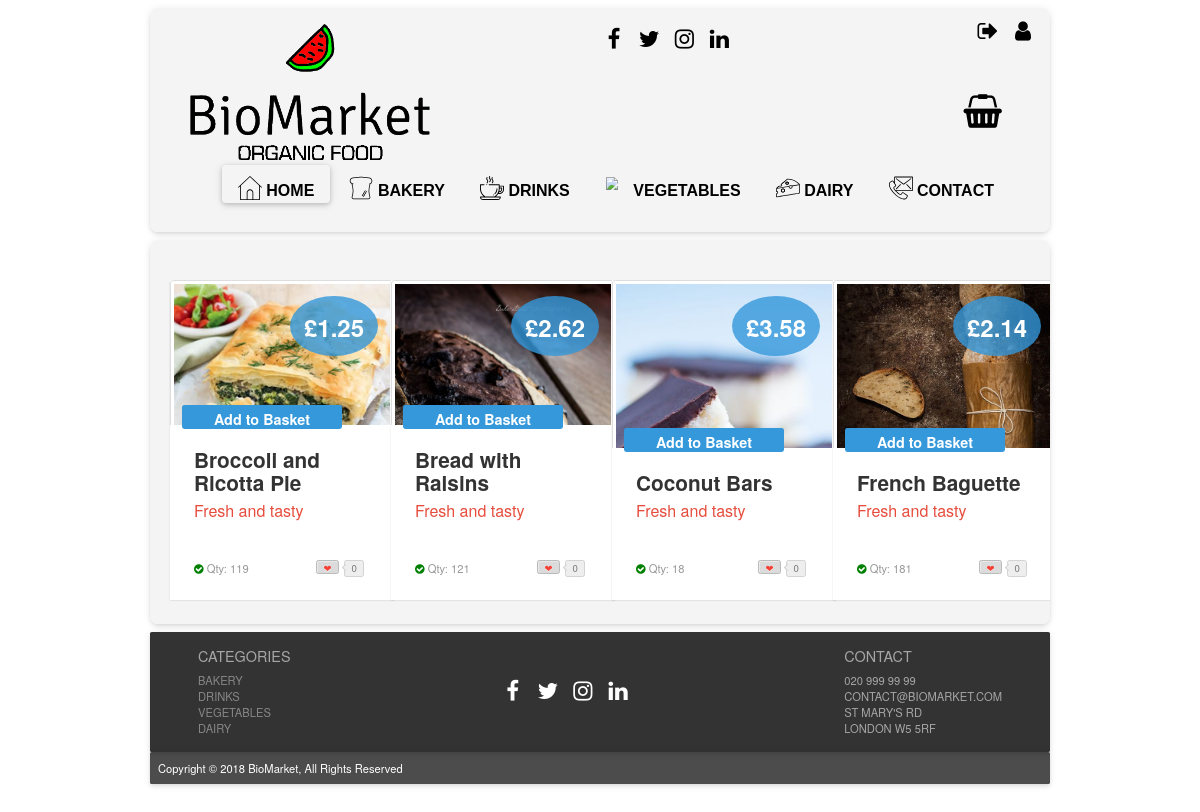
Screenshot of /?page=products_bakery (signed in) with the database file from the repository.
### tables this page shows
CREATE TABLE IF NOT EXISTS `products` (
  `prod_id` int(11) NOT NULL AUTO_INCREMENT,
  `prod_name` varchar(50) NOT NULL,
  `price` decimal(5,2) NOT NULL,
  `sup_id` int(11) NOT NULL,
  `prod_dsc` varchar(230) NOT NULL,
  `prod_img` text NOT NULL,
  `cat_id` int(11) NOT NULL,
  `sto_qty` int(8) NOT NULL,
  PRIMARY KEY (`prod_id`),
  KEY `sup_id` (`sup_id`),
  KEY `cat_id` (`cat_id`)
);

### index.php (called while the page is built, shortened)
<?php
include "php/config.php";
$page = "home";
if (isset($_GET["page"])) {
    $page = basename($_GET["page"]);
}
if (file_exists("php/".$page.".php")) {
    include "php/".$page.".php";
}
include "layout.php";

### php/config.php (called while the page is built, shortened)
<?php
function is_logged_in()
{
    return isset($_SESSION["logged_in"]) && ($_SESSION["logged_in"] == true);
}
function get_user_level()
{
    $level = "VISITOR";
    if (is_logged_in())
    {
        $level = $_SESSION["users"]["lvl"];
    }
    return $level;
}

### php/products_bakery.php (the view, shortened to what this page needs)
<!DOCTYPE html>
<html lang="en">
    <?php
    $userlevel = get_user_level();
    ?>
    <head>
        <link rel="stylesheet prefetch" href="css/__codepen_io_andytran_pen.css">
        <link rel="stylesheet" href="css/stylelogin.css">
        <link rel="stylesheet" href="css/product_card_style.css">
    </head>
    <body>
        <section class="category-section">
            <div class="container">
                <div class="row">
                    <?php
                    $search = "SELECT * FROM products WHERE cat_id = '1' ORDER BY prod_id ASC";
                    $result = mysqli_query($mysqli, $search);
                    while ($row = mysqli_fetch_assoc($result)) {
                        if (!$row["sto_qty"] <= 0) {
                            if ($userlevel == "MEMBER") {
                                ?>
                                <div class="col-lg-3 col-sm-6 col-xs-12" ><a href="#"></a>
                                    <div class="post-module">
                                        <div class="thumbnail">
                                            <div class="price">
                                                <div class="deal">&pound<?php echo $row["price"] ?></div>
                                            </div><img alt="product example" src="<?php echo $row["prod_img"] ?>">
                                        </div>
                                        <div class="post-content">
                                            <div class="category">
                                                <?php
                                                print '<div class="toCard"><a href="?page=product_page&prod_id=' . $row["prod_id"] . '&action=add_to_basket">Add to Basket</a>
                    </div> ';
                                                ?>
                                            </div>
                                            <h1 class="title"><?php echo $row["prod_name"] ?></h1>
                                            <h2 class="sub_title">Fresh and tasty</h2>
                                            <p class="description"><?php echo $row["prod_dsc"] ?>
                                            <div class="post-meta">
                                                <span class="showStock"><i class="fa fa-check-circle"></i>
                                                    <a>Qty: <?php echo $row["sto_qty"] ?></a></span><a href="#" title="Love it" class="btn btn-counter" data-count="0"><span>&#x2764;</span></a></div>
                                        </div>
                                    </div>
                                </div>
                                <?php
                            }
                        }
                    }
                    ?>
                </div>
            </div>
        </section>
    </body>
</html>

### css/style.css (style rules this page uses)
html { font-family: 'Helvetica', 'Arial', 'sans-serif'; }
* { margin: 0; padding: 0; border: 0; font-size: 100%; font: inherit; vertical-align: baseline; }
body { zoom: 0.8; -moz-transform: scale(1); -moz-transform: zoom(0.8); -moz-transform-origin: 50 50; max-width: 75%; margin: 0 auto; }
a:link { color: black; text-decoration: none; }
.footer-section { color: #fff; max-width: 1500px; height: 150px; margin: auto; background-color: rgb(0, 0, 0, 0.8); margin-top: 10px; padding: 10px; box-shadow: 0 2px 4px -1px rgba(0, 0, 0, 0.06), 0 4px 5px 0 rgba(0, 0, 0, 0.06), 0 1px 10px 0 rgba(0, 0, 0, 0.08); border-radius: 2px; position: relative; overflow: hidden; }
.post-footer { color: #fff; max-width: 1500px; height: 40px; margin: auto; background-color: rgb(0, 0, 0, 0.7); margin-top: 0px; padding: 10px; box-shadow: 0 2px 4px -1px rgba(0, 0, 0, 0.06), 0 4px 5px 0 rgba(0, 0, 0, 0.06), 0 1px 10px 0 rgba(0, 0, 0, 0.08); border-radius: 2px; position: relative; overflow: hidden; }
.footer-cat { color: #a6a6a6; text-transform: uppercase; float: left; margin-left: 50px; }
.footer-cat ul { list-style-type: none; }
.footer-cat ul > li a:visited, .footer-cat ul > li a:link { color: #878787; }
.footer-contact { color: #a6a6a6; float: right; margin-right: 50px; text-transform: uppercase; }
.footer-contact ul { list-style-type: none; }
.social-link-footer { text-align: center; Margin-top: 50px; }
.social-link-footer li { display: inline-block; vertical-align: central; margin-right: 5px; }
.social-link-footer li a { width: 35px; height: 35px; text-align: center; line-height: 35px; border-width: 0px; display: block; color: #fff; -webkit-transition: all .2s ease; -moz-transition: all .2s ease; -o-transition: all .2s ease; transition: all .2s ease; }
.category-section { max-width: 1500px; margin: auto; background-color: rgb(242, 242, 242, 0.8); margin-top: 10px; padding: 10px; box-shadow: 0 2px 4px -1px rgba(0, 0, 0, 0.06), 0 4px 5px 0 rgba(0, 0, 0, 0.06), 0 1px 10px 0 rgba(0, 0, 0, 0.08); border-radius: 10px; position: relative; overflow: hidden; }

### rows the page displays
products: price "1.25", prod_img (picture), prod_name "Broccoli and Ricotta Pie", sto_qty "119"
products: price "2.62", prod_name "Bread with Raisins", sto_qty "121"
products: price "3.58", prod_name "Coconut Bars", sto_qty "18"
products: price "2.14", prod_name "French Baguette", sto_qty "181"
